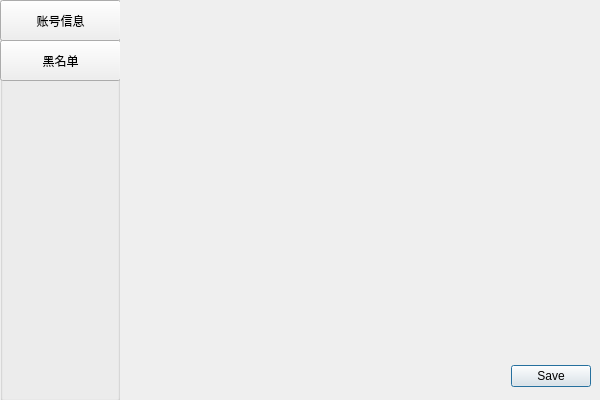
<?xml version="1.0" encoding="UTF-8"?>
<ui version="4.0">
 <class>SettingWindow</class>
 <widget class="QDialog" name="SettingWindow">
  <property name="geometry">
   <rect>
    <x>0</x>
    <y>0</y>
    <width>600</width>
    <height>400</height>
   </rect>
  </property>
  <property name="windowTitle">
   <string>Dialog</string>
  </property>
  <widget class="QDialogButtonBox" name="saveButtonBox">
   <property name="geometry">
    <rect>
     <x>500</x>
     <y>360</y>
     <width>91</width>
     <height>32</height>
    </rect>
   </property>
   <property name="orientation">
    <enum>Qt::Horizontal</enum>
   </property>
   <property name="standardButtons">
    <set>QDialogButtonBox::Save</set>
   </property>
  </widget>
  <widget class="QGroupBox" name="groupBox">
   <property name="geometry">
    <rect>
     <x>0</x>
     <y>0</y>
     <width>120</width>
     <height>401</height>
    </rect>
   </property>
   <property name="title">
    <string/>
   </property>
   <widget class="QPushButton" name="accountInfoButton">
    <property name="geometry">
     <rect>
      <x>0</x>
      <y>0</y>
      <width>121</width>
      <height>41</height>
     </rect>
    </property>
    <property name="text">
     <string>账号信息</string>
    </property>
   </widget>
   <widget class="QPushButton" name="blackButton">
    <property name="geometry">
     <rect>
      <x>0</x>
      <y>40</y>
      <width>121</width>
      <height>41</height>
     </rect>
    </property>
    <property name="text">
     <string>黑名单</string>
    </property>
   </widget>
  </widget>
 </widget>
 <resources/>
 <connections>
  <connection>
   <sender>saveButtonBox</sender>
   <signal>rejected()</signal>
   <receiver>SettingWindow</receiver>
   <slot>reject()</slot>
   <hints>
    <hint type="sourcelabel">
     <x>316</x>
     <y>260</y>
    </hint>
    <hint type="destinationlabel">
     <x>286</x>
     <y>274</y>
    </hint>
   </hints>
  </connection>
  <connection>
   <sender>saveButtonBox</sender>
   <signal>accepted()</signal>
   <receiver>SettingWindow</receiver>
   <slot>accept()</slot>
   <hints>
    <hint type="sourcelabel">
     <x>248</x>
     <y>254</y>
    </hint>
    <hint type="destinationlabel">
     <x>157</x>
     <y>274</y>
    </hint>
   </hints>
  </connection>
 </connections>
</ui>
